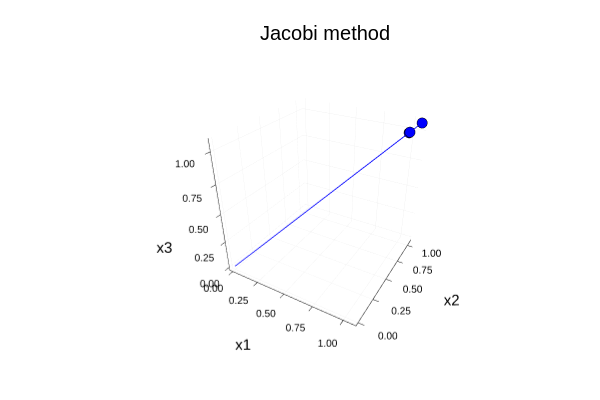

The code cell stored with this chart in its notebook:
### Code cell
using Plots
plotly()

p = plot(
    xlabel = "x1",
    ylabel = "x2",
    zlabel = "x3",
    title = "Jacobi method",
    legend = false
)

iteration_count = length(history) - 1

for k in 1:iteration_count
    v = history[k + 1]
    hover_text = [
        "x($k)<br>
        x = $(round(v[1], digits=6))<br>
        y = $(round(v[2], digits=6))<br>
        z = $(round(v[3], digits=6))"
    ]

    plot3d!(
        p,
        [0.0, v[1]],
        [0.0, v[2]],
        [0.0, v[3]],
        linewidth = 1.5,
        color = :blue,
        label = ""
    )

    if k == iteration_count
        scatter!(
            p,
            [v[1]],
            [v[2]],
            [v[3]],
            markersize = 3,
            color = :green,
            hover = hover_text,
            label = ""
        )
    else
        scatter!(
            p,
            [v[1]],
            [v[2]],
            [v[3]],
            markersize = 3,
            color = :blue,
            hover = hover_text,
            label = ""
        )
    end
end

display(p)

### Figure 1 — Plotly figure (JSON) as saved in the notebook; plotly's stock layout.template omitted (floating-point values rounded to 4 significant figures)
{"data": [{"colorbar": {"len": 0.8657, "title": "", "x": 0.9934, "y": 0.5087}, "legendgroup": "", "line": {"color": "rgba(0, 0, 255, 1.000)", "dash": "solid", "shape": "linear", "width": 1.5}, "mode": "lines", "name": "", "scene": "scene", "showlegend": false, "type": "scatter3d", "x": [0, 1.066], "xaxis": "x", "y": [0, 1.066], "yaxis": "y", "z": [0, 1.064], "zaxis": "z"}, {"colorbar": {"len": 0.8657, "title": "", "x": 0.9934, "y": 0.5087}, "hoverinfo": "text", "legendgroup": "", "marker": {"color": "rgba(0, 0, 255, 1.000)", "line": {"color": "rgba(0, 0, 0, 1.000)", "width": 1}, "size": 6, "symbol": "circle"}, "mode": "markers", "name": "", "scene": "scene", "showlegend": false, "text": ["x(1)<br>\n        x = 1.06553<br>\n        y = 1.065877<br>\n        z = 1.063943"], "type": "scatter3d", "x": [1.066], "xaxis": "x", "y": [1.066], "yaxis": "y", "z": [1.064], "zaxis": "z"}, {"colorbar": {"len": 0.8657, "title": "", "x": 0.9934, "y": 0.5087}, "legendgroup": "", "line": {"color": "rgba(0, 0, 255, 1.000)", "dash": "solid", "shape": "linear", "width": 1.5}, "mode": "lines", "name": "", "scene": "scene", "showlegend": false, "type": "scatter3d", "x": [0, 0.9957], "xaxis": "x", "y": [0, 0.9957], "yaxis": "y", "z": [0, 0.9958], "zaxis": "z"}, {"colorbar": {"len": 0.8657, "title": "", "x": 0.9934, "y": 0.5087}, "hoverinfo": "text", "legendgroup": "", "marker": {"color": "rgba(0, 0, 255, 1.000)", "line": {"color": "rgba(0, 0, 0, 1.000)", "width": 1}, "size": 6, "symbol": "circle"}, "mode": "markers", "name": "", "scene": "scene", "showlegend": false, "text": ["x(2)<br>\n        x = 0.995723<br>\n        y = 0.995697<br>\n        z = 0.995826"], "type": "scatter3d", "x": [0.9957], "xaxis": "x", "y": [0.9957], "yaxis": "y", "z": [0.9958], "zaxis": "z"}, {"colorbar": {"len": 0.8657, "title": "", "x": 0.9934, "y": 0.5087}, "legendgroup": "", "line": {"color": "rgba(0, 0, 255, 1.000)", "dash": "solid", "shape": "linear", "width": 1.5}, "mode": "lines", "name": "", "scene": "scene", "showlegend": false, "type": "scatter3d", "x": [0, 1.0], "xaxis": "x", "y": [0, 1.0], "yaxis": "y", "z": [0, 1.0], "zaxis": "z"}, {"colorbar": {"len": 0.8657, "title": "", "x": 0.9934, "y": 0.5087}, "hoverinfo": "text", "legendgroup": "", "marker": {"color": "rgba(0, 0, 255, 1.000)", "line": {"color": "rgba(0, 0, 0, 1.000)", "width": 1}, "size": 6, "symbol": "circle"}, "mode": "markers", "name": "", "scene": "scene", "showlegend": false, "text": ["x(3)<br>\n        x = 1.000279<br>\n        y = 1.000281<br>\n        z = 1.000272"], "type": "scatter3d", "x": [1.0], "xaxis": "x", "y": [1.0], "yaxis": "y", "z": [1.0], "zaxis": "z"}, {"colorbar": {"len": 0.8657, "title": "", "x": 0.9934, "y": 0.5087}, "legendgroup": "", "line": {"color": "rgba(0, 0, 255, 1.000)", "dash": "solid", "shape": "linear", "width": 1.5}, "mode": "lines", "name": "", "scene": "scene", "showlegend": false, "type": "scatter3d", "x": [0, 1.0], "xaxis": "x", "y": [0, 1.0], "yaxis": "y", "z": [0, 1.0], "zaxis": "z"}, {"colorbar": {"len": 0.8657, "title": "", "x": 0.9934, "y": 0.5087}, "hoverinfo": "text", "legendgroup": "", "marker": {"color": "rgba(0, 0, 255, 1.000)", "line": {"color": "rgba(0, 0, 0, 1.000)", "width": 1}, "size": 6, "symbol": "circle"}, "mode": "markers", "name": "", "scene": "scene", "showlegend": false, "text": ["x(4)<br>\n        x = 0.999982<br>\n        y = 0.999982<br>\n        z = 0.999982"], "type": "scatter3d", "x": [1.0], "xaxis": "x", "y": [1.0], "yaxis": "y", "z": [1.0], "zaxis": "z"}, {"colorbar": {"len": 0.8657, "title": "", "x": 0.9934, "y": 0.5087}, "legendgroup": "", "line": {"color": "rgba(0, 0, 255, 1.000)", "dash": "solid", "shape": "linear", "width": 1.5}, "mode": "lines", "name": "", "scene": "scene", "showlegend": false, "type": "scatter3d", "x": [0, 1.0], "xaxis": "x", "y": [0, 1.0], "yaxis": "y", "z": [0, 1.0], "zaxis": "z"}, {"colorbar": {"len": 0.8657, "title": "", "x": 0.9934, "y": 0.5087}, "hoverinfo": "text", "legendgroup": "", "marker": {"color": "rgba(0, 128, 0, 1.000)", "line": {"color": "rgba(0, 0, 0, 1.000)", "width": 1}, "size": 6, "symbol": "circle"}, "mode": "markers", "name": "", "scene": "scene", "showlegend": false, "text": ["x(5)<br>\n        x = 1.000001<br>\n        y = 1.000001<br>\n        z = 1.000001"], "type": "scatter3d", "x": [1.0], "xaxis": "x", "y": [1.0], "yaxis": "y", "z": [1.0], "zaxis": "z"}], "layout": {"annotations": [{"font": {"color": "rgba(0, 0, 0, 1.000)", "family": "sans-serif", "size": 20}, "rotation": 0, "showarrow": false, "text": "Jacobi method", "x": 0.5424, "xanchor": "center", "xref": "paper", "y": 1, "yanchor": "top", "yref": "paper"}], "height": 400, "margin": {"b": 20, "l": 0, "r": 0, "t": 20}, "paper_bgcolor": "rgba(255, 255, 255, 1.000)", "plot_bgcolor": "rgba(255, 255, 255, 1.000)", "scene": {"aspectmode": "cube", "camera": {"eye": {"x": 1.126, "y": -1.95, "z": 1.3}, "projection": "orthographic"}, "domain": {"x": [0.09128, 0.9934], "y": [0.07581, 0.9415]}, "xaxis": {"gridcolor": "rgba(0, 0, 0, 0.100)", "gridwidth": 0.5, "linecolor": "rgba(0, 0, 0, 1.000)", "mirror": false, "range": [-0.03197, 1.097], "showgrid": true, "showline": true, "showticklabels": true, "tickangle": 0, "tickcolor": "rgb(0, 0, 0)", "tickfont": {"color": "rgba(0, 0, 0, 1.000)", "family": "sans-serif", "size": 11}, "tickmode": "array", "ticks": "inside", "ticktext": ["0.00", "0.25", "0.50", "0.75", "1.00"], "tickvals": [0, 0.25, 0.5, 0.75, 1], "title": "x1", "titlefont": {"color": "rgba(0, 0, 0, 1.000)", "family": "sans-serif", "size": 15}, "type": "-", "visible": true, "zeroline": false, "zerolinecolor": "rgba(0, 0, 0, 1.000)"}, "yaxis": {"gridcolor": "rgba(0, 0, 0, 0.100)", "gridwidth": 0.5, "linecolor": "rgba(0, 0, 0, 1.000)", "mirror": false, "range": [-0.03198, 1.098], "showgrid": true, "showline": true, "showticklabels": true, "tickangle": 0, "tickcolor": "rgb(0, 0, 0)", "tickfont": {"color": "rgba(0, 0, 0, 1.000)", "family": "sans-serif", "size": 11}, "tickmode": "array", "ticks": "inside", "ticktext": ["0.00", "0.25", "0.50", "0.75", "1.00"], "tickvals": [0, 0.25, 0.5, 0.75, 1], "title": "x2", "titlefont": {"color": "rgba(0, 0, 0, 1.000)", "family": "sans-serif", "size": 15}, "type": "-", "visible": true, "zeroline": false, "zerolinecolor": "rgba(0, 0, 0, 1.000)"}, "zaxis": {"gridcolor": "rgba(0, 0, 0, 0.100)", "gridwidth": 0.5, "linecolor": "rgba(0, 0, 0, 1.000)", "mirror": false, "range": [-0.03192, 1.096], "showgrid": true, "showline": true, "showticklabels": true, "tickangle": 0, "tickcolor": "rgb(0, 0, 0)", "tickfont": {"color": "rgba(0, 0, 0, 1.000)", "family": "sans-serif", "size": 11}, "tickmode": "array", "ticks": "inside", "ticktext": ["0.00", "0.25", "0.50", "0.75", "1.00"], "tickvals": [0, 0.25, 0.5, 0.75, 1], "title": "x3", "titlefont": {"color": "rgba(0, 0, 0, 1.000)", "family": "sans-serif", "size": 15}, "type": "-", "visible": true, "zeroline": false, "zerolinecolor": "rgba(0, 0, 0, 1.000)"}}, "showlegend": false, "width": 600}}
